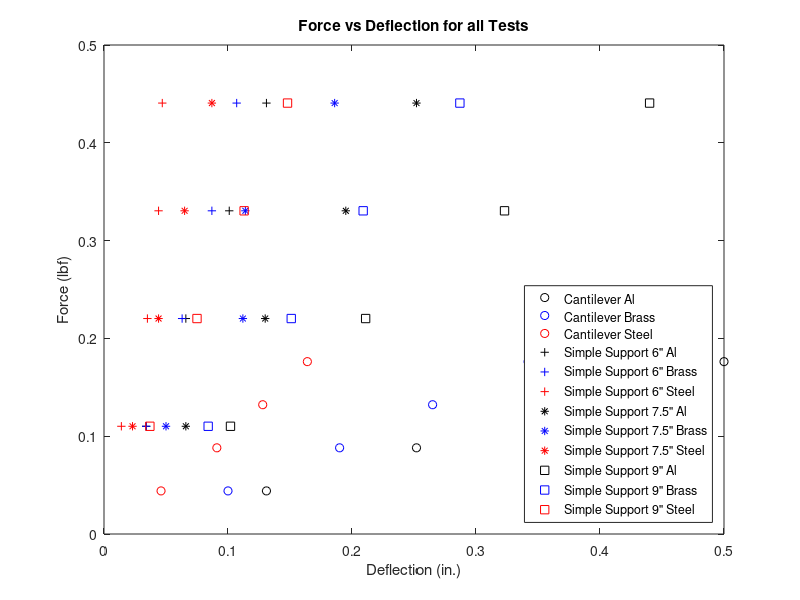
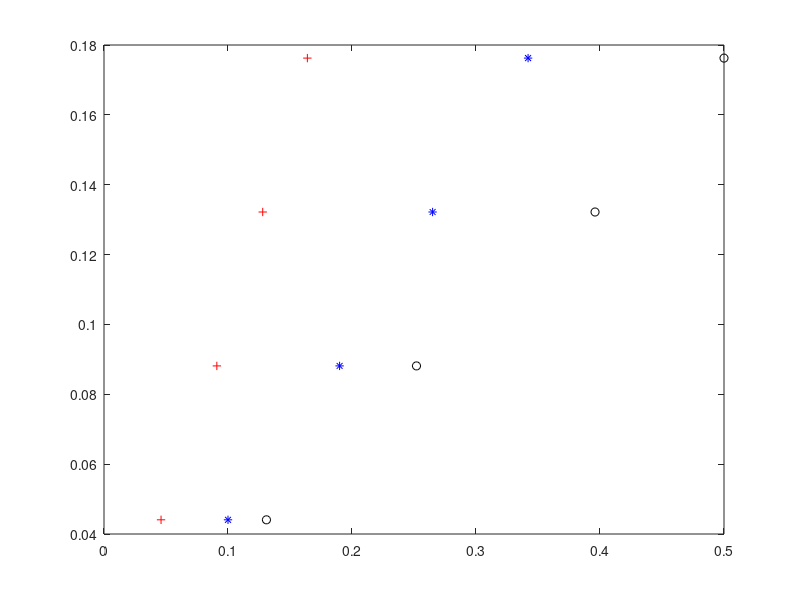

These charts were generated, in order, by the following MATLAB code: (Note: this script raises an error after producing the figures.)
function Bending_Lab
close all
clear
clc

%%% - - - Data Definitions - - - %%%
%%% Cantilever beam
cant_mass = [20,40,60,80]; %g
cant_lengths = [9.0,9.0,10.5]; %in. al,br,ss

cant_al = [.131,.252,.396,.500]; %in.

cant_br = [.100,.190,.265,.342]; %in.

cant_ss = [.046,.091,.128,.164]; %in.

cant = [cant_mass;cant_al;cant_br;cant_ss];

%%% Three point bending 6"
tpb_6in_mass = [50,100,150,200]; %g

tpb_6in_al = [.034,.066,.101,.131]; %in.
tpb_6in_br = [.034,.063,.087,.107]; %in.
tpb_6in_ss = [.014,.035,.044,.047]; %in.

tpb_6in = [tpb_6in_mass;tpb_6in_al;tpb_6in_br;tpb_6in_ss];

%%% Three point bending 7.5"
tpb_75in_mass = [50,100,150,200]; %g

tpb_75in_al = [.066,.130,.195,.252];
tpb_75in_br = [.05,.112,.114,.186];
tpb_75in_ss = [.023,.044,.065,.087];

tpb_7in = [tpb_75in_mass;tpb_75in_al;tpb_75in_br;tpb_75in_ss];

%%% Three point bending 9"
tpb_9in_mass = [50,100,150,200]; %g

tpb_9in_al = [.102,.211,.323,.440]; %in.
tpb_9in_br = [.084,.151,.209,.287]; %in.
tpb_9in_ss = [.037,.075,.113,.148]; %in.

tpb_9in = [tpb_9in_mass;tpb_9in_al;tpb_9in_br;tpb_9in_ss];

%%% Three point bending 9" deflection along length :: 100g
tpb_9in_deflection100_mass = 100; %g
tpb_9in_deflection100_lengths = [1,2,3,4,5,6,7,8,9]; %in.

tpb_9in_deflection100_al = [.025,.067,.102,.145,.174,.198,.215,.223,.230]; %in.
tpb_9in_deflection100_br = [.025,.038,.051,.061,.084,.104,.116,.124,.140]; %in.
tpb_9in_deflection100_ss = [.020,.028,.039,.047,.055,.063,.069,.071,.077]; %in.

tpb_deflection_100 = [tpb_9in_deflection100_al;tpb_9in_deflection100_br;tpb_9in_deflection100_ss];

%%% Three point bending 9" deflection along length :: 200g
tpb_9in_deflection200_mass = 200; %g
tpb_9in_deflection_lengths = [1,2,3,4,5,6,7,8,9]; %in.

tpb_9in_deflection200_al = [.077,.145,.212,.281,.330,.384,.424,.446,.466]; %in.
tpb_9in_deflection200_br = [.051,.090,.119,.159,.194,.240,.260,.289,.301]; %in.
tpb_9in_deflection200_ss = [.035,.055,.074,.093,.110,.128,.139,.146,.151]; %in.

tpb_deflection_200 = [tpb_9in_deflection200_al;tpb_9in_deflection200_br;tpb_9in_deflection200_ss];

%%% - - -  Analysis - - - %%%
% Plot the force versus deflection for all materials and all tests
plot_ALL_force_vs_deflection(cant,tpb_6in,tpb_7in,tpb_9in)

% Plot and apply linear fit to each test
fprintf('\nLinear Equations and 0 Deflection...')
k_cant = plot_force_vs_deflection(cant,'Cantilever');
k_tpb_6 = plot_force_vs_deflection(tpb_6in,'Simple Support 6"');
k_tpb_7 = plot_force_vs_deflection(tpb_7in,'Simple Support 7.5"');
k_tpb_9 = plot_force_vs_deflection(tpb_9in,'Simple Support 9"');

% Compute the Euler-Bernoulli value
fprintf('\nK_Bending Values...\n')
euler_cant = bending_stiffness(k_cant,cant_lengths,'Cantilever');
euler_tpb_6 = bending_stiffness(k_tpb_6,12.0,'Simple Support 6"');
euler_tpb_7 = bending_stiffness(k_tpb_7,15.0,'Simple Support 7.5"');
euler_tpb_9 = bending_stiffness(k_tpb_9,18.0,'Simple Support 9"');

% Calculate the average values
average_euler_values(euler_cant,euler_tpb_6,euler_tpb_7,euler_tpb_9)

% Calculate beam deflection
beam_deflection(tpb_deflection_200,tpb_deflection_100)



function plot_ALL_force_vs_deflection(cant,tpb_6,tpb_7,tpb_9)
force_cant = ((cant(1,:) .* .001).*9.8) .* 0.224808943; % Convert g to N, then N to lbf
force_tpb6 = ((tpb_6(1,:) .* .001).*9.8) .* 0.224808943; % Convert g to N, then N to lbf
force_tpb7 = ((tpb_7(1,:) .* .001).*9.8) .* 0.224808943; % Convert g to N, then N to lbf
force_tpb9 = ((tpb_9(1,:) .* .001).*9.8) .* 0.224808943; % Convert g to N, then N to lbf
disp('Force Applied Cantilever')
disp(force_cant)
disp('Force Applied TPB')
disp(force_tpb6)
%Plot raw data
figure('Name','All Data')
plot(cant(2,:),force_cant,'ok',cant(3,:),force_cant,'ob',cant(4,:),force_cant,'or')
legend('Cantilever Al','Cantilever Brass','Cantilever Steel')
hold on
plot(tpb_6(2,:),force_tpb6,'+k',tpb_6(3,:),force_tpb6,'+b',tpb_6(4,:),force_tpb6,'+r')
legend('Simple Support 6" Al','Simple Support 6" Brass','Simple Support 6" Steel')
hold on
plot(tpb_7(2,:),force_tpb7,'*k',tpb_7(3,:),force_tpb7,'*b',tpb_7(4,:),force_tpb7,'*r')
legend('Simple Support 7.5" Al','Simple Support 7.5" Brass','Simple Support 7.5" Steel')
hold on
plot(tpb_9(2,:),force_tpb9,'sk',tpb_9(3,:),force_tpb9,'sb',tpb_9(4,:),force_tpb9,'sr')

legend('Cantilever Al','Cantilever Brass','Cantilever Steel',...
    'Simple Support 6" Al','Simple Support 6" Brass','Simple Support 6" Steel',...
    'Simple Support 7.5" Al','Simple Support 7.5" Brass','Simple Support 7.5" Steel',...
    'Simple Support 9" Al','Simple Support 9" Brass','Simple Support 9" Steel','Location','southeast')

% Add axes labels
label = sprintf('Force vs Deflection for all Tests');
title(label)
xlabel('Deflection (in.)')
ylabel('Force (lbf)')

function k = plot_force_vs_deflection(data,NAME)
force = ((data(1,:) .* .001).*9.8) .* 0.224808943; % Convert g to N, then N to lbf
al = data(2,:);
br = data(3,:);
ss = data(4,:);
label = sprintf('Force vs Deflection for %s',NAME);

% Plot the raw data
figure('Name',label)
plot(al,force,'ok',br,force,'*b',ss,force,'+r')
hold on

fprintf('\nLinear Fits for %s\n',NAME)
% linear fit for aluminum
lin_al = fitlm(al,force,'linear');
b_al = table2array(lin_al.Coefficients(1,'Estimate'));
m_al = table2array(lin_al.Coefficients(2,'Estimate'));
al_fit = al .* m_al + b_al;

al_eq = sprintf('Aluminum: P = %.3f*delta + %.3f',m_al,b_al);
fprintf('%s\n',al_eq)

delta_offset_al = -b_al/m_al;
fprintf('Aluminum: Delta offset = %.3f\n',delta_offset_al)

% linear fit for brass
lin_br = fitlm(br,force,'linear');
b_br = table2array(lin_br.Coefficients(1,'Estimate'));
m_br = table2array(lin_br.Coefficients(2,'Estimate'));
br_fit = br .* m_br + b_br;

br_eq = sprintf('Brass: P = %.3f*delta + %.3f',m_br,b_br);
fprintf('%s\n',br_eq)

delta_offset_br = -b_br/m_br;
fprintf('Brass: Delta offset = %.3f\n',delta_offset_br)

% linear fit for steel
lin_ss = fitlm(ss,force,'linear');
b_ss = table2array(lin_ss.Coefficients(1,'Estimate'));
m_ss = table2array(lin_ss.Coefficients(2,'Estimate'));
ss_fit = ss .* m_ss + b_ss;

ss_eq = sprintf('Steel: P = %.3f*delta + %.3f',m_ss,b_ss);
fprintf('%s\n',ss_eq)

delta_offset_ss = -b_ss/m_ss;
fprintf('Steel: Delta offset = %.3f\n',delta_offset_ss)

% Print R^2 values of linear fits
fprintf('\nR^2 Values...\n')
fprintf('Aluminum: %.4f\nBrass: %.4f\nSteel: %.4f\n',lin_al.Rsquared.Ordinary,...
    lin_br.Rsquared.Ordinary,lin_ss.Rsquared.Ordinary)

% Plot the linear fits
plot(al,al_fit,'k',br,br_fit,'b',ss,ss_fit,'r')

% Add axes labels to plots
title(label)
if NAME == "Cantilever"
    xlabel('Tip Deflection (in.)')
else
    xlabel('Midpoint Deflection (in.)')
end
ylabel('Force (lbf)')
legend(al_eq,br_eq,ss_eq,'Location','southeast')
xlim([0 max([al,br,ss])+.05])
ylim([0 max(force)+.05])

k = [m_al,m_br,m_ss];

function euler = bending_stiffness(k,l,NAME)
k_al = k(1);
k_br = k(2);
k_ss = k(3);

if NAME == "Cantilever"
    k_bending_al = (1/3) * k_al;
    k_bending_br = (1/3) * k_br;
    k_bending_ss = (1/3) * k_ss;
    l_al = l(1);
    l_br = l(2);
    l_ss = l(3);
else
    k_bending_al = (1/48) * k_al;
    k_bending_br = (1/48) * k_br;
    k_bending_ss = (1/48) * k_ss;
    l_al = l;
    l_br = l;
    l_ss = l;
end

fprintf('The K_Bending values for %s are:\n',NAME)
fprintf('Aluminum: %.3e\n',k_bending_al)
fprintf('Brass: %.3e\n',k_bending_br)
fprintf('Steel: %.3e\n',k_bending_ss)


euler_al = (1/l_al) * (1/k_bending_al)^(1/3);
euler_br = (1/l_br) * (1/k_bending_br)^(1/3);
euler_ss = (1/l_ss) * (1/k_bending_ss)^(1/3);

fprintf('The Euler values for %s are:\n',NAME)
fprintf('Aluminum: %.3e\n',euler_al)
fprintf('Brass: %.3e\n',euler_br)
fprintf('Steel: %.3e\n',euler_ss)

euler = [euler_al,euler_br,euler_ss];

function average_euler_values(e1,e2,e3,e4)
e_al = [e1(1),e2(1),e3(1),e4(1)];
e_br = [e1(2),e2(2),e3(2),e4(2)];
e_ss = [e1(3),e2(3),e3(3),e4(3)];

average_al = mean(e_al);
average_br = mean(e_br);
average_ss = mean(e_ss);

fprintf('\nPercent Differences...\n')
percent_differences(e_al,average_al,'ALuminum')
fprintf('\n')
percent_differences(e_br,average_br,'Brass')
fprintf('\n')
percent_differences(e_ss,average_ss,'Steel')

function percent_differences(vals,average,NAME)
names = {'Cantilever','Simple 6"','Simple 7.5"','Simple 9"'};
for i = 1:length(vals)
    diff = (abs(average-vals(i)) / average) * 100;
    fprintf('The percent difference for %s, %s is: %.2f\n',NAME,names{i},diff)
end


function beam_deflection(d_200,d_100)
delta_al = d_200(1,:) - d_100(1,:);
delta_br = d_200(2,:) - d_100(2,:);
delta_ss = d_200(3,:) - d_100(3,:);

x = 1:9;
L = 18;

v = v_x(x,L);

delta_max_al = sum(v'*delta_al)/sum(v'*v);
delta_max_br = sum(v'*delta_br)/sum(v'*v);
delta_max_ss = sum(v'*delta_ss)/sum(v'*v);

disp('Delta Maxes')
disp(delta_max_al)
disp(delta_max_br)
disp(delta_max_ss)


theta_max_al = (3*delta_max_al)/L;
theta_max_br = (3*delta_max_br)/L;
theta_max_ss = (3*delta_max_ss)/L;

g = 5/32; %in.

fit_error_al = theta_max_al * g;
fit_error_br = theta_max_br * g;
fit_error_ss = theta_max_ss * g;

disp('Fit Errors...')
disp(fit_error_al)
disp(fit_error_br)
disp(fit_error_ss)

% Display fit error of the micrometer
fprintf('\nFit errors...')
errors = [fit_error_al,fit_error_br,fit_error_ss];
disp(errors)

%%% Plot the beam deflections with error bars and theoretical
figure('Name','Deflection AL')
errorbar(x,delta_al,fit_error_al.*ones(1,length(x))); hold on;
plot(x,delta_max_al*v)
xlim([0 10])
xlabel('X position (in.)')
ylabel('\delta (in.)')
title('Beam Deflection for Aluminum')
legend('Measured Beam Deflection','Predicted Beam Deflection','Location','northwest')

figure('Name','Deflection Br')
errorbar(x,delta_br,fit_error_br.*ones(1,length(x))); hold on;
plot(x,delta_max_br*v)
xlim([0 10])
xlabel('X position (in.)')
ylabel('\delta (in.)')
title('Beam Deflection for Brass')
legend('Measured Beam Deflection','Predicted Beam Deflection','Location','northwest')

figure('Name','Deflection SS')
errorbar(x,delta_ss,fit_error_ss.*ones(1,length(x))); hold on;
plot(x,delta_max_ss*v)
xlim([0 10])
xlabel('X position (in.)')
ylabel('\delta (in.)')
title('Beam Deflection for Steel')
legend('Measured Beam Deflection','Predicted Beam Deflection','Location','northwest')

function v = v_x(x,L)
v = (1/L^3) * ((3*L^2 - 4.*x.^2).*x + 4*(abs(x-(L/2)).^3 + (x - (L/2)).^3));






